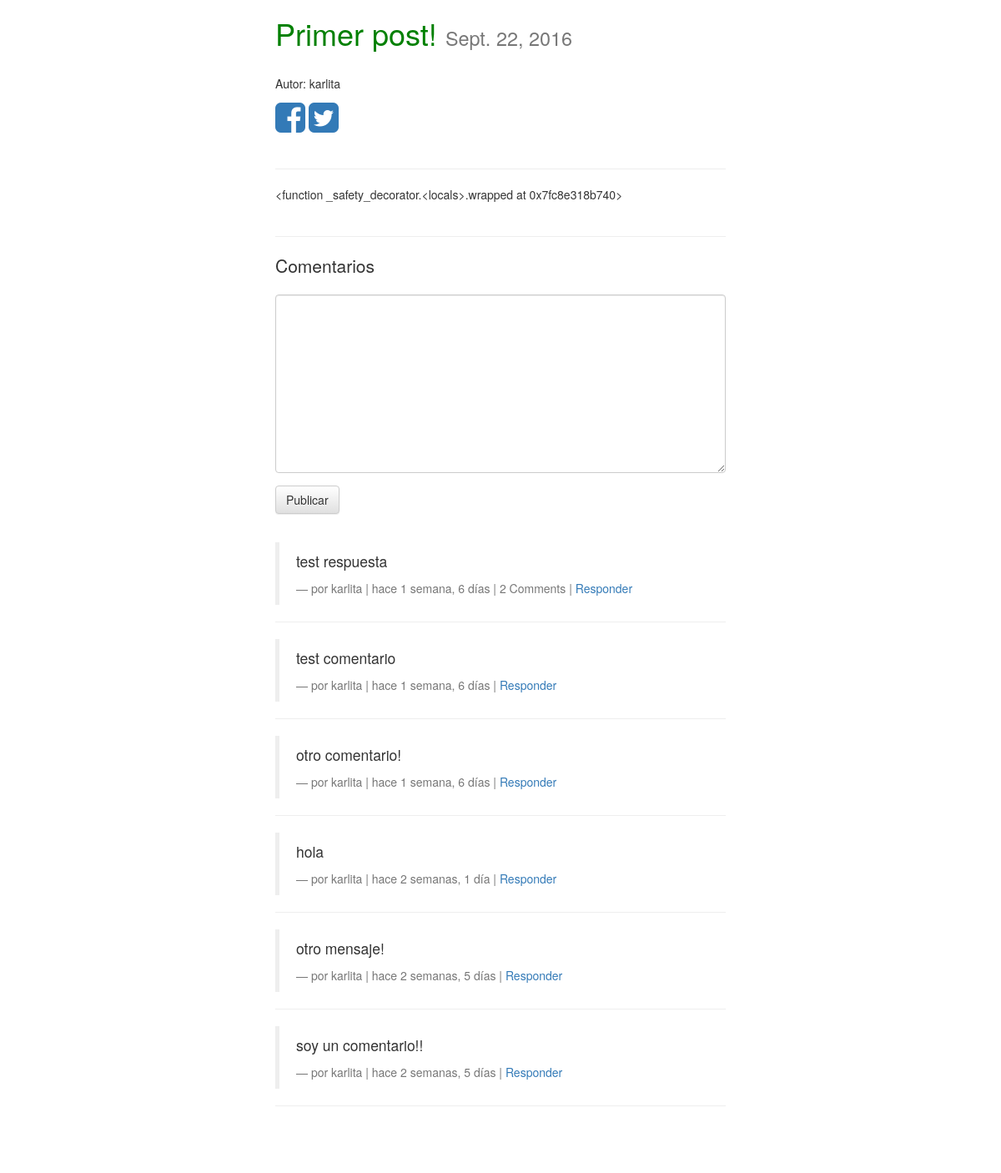
The page /posts/primer-post/ (signed in) on the database its author committed.
### posts/models.py (models this page shows, shortened)
class Post(models.Model):
	user = models.ForeignKey(settings.AUTH_USER_MODEL, default=1)
	titulo = models.CharField(max_length=150)
	slug = models.SlugField(unique=True)
	imagen = models.ImageField(upload_to=upload_location,
			null=True,
			blank=True,
			height_field="height_field",
			width_field="width_field")
	height_field = models.IntegerField(default=0)
	width_field = models.IntegerField(default=0)
	contenido = models.TextField()
	draft = models.BooleanField(default=False)
	publish = models.DateField(auto_now=False, auto_now_add=False)
	timestamp = models.DateTimeField(auto_now_add=True, auto_now=False)
	actualizado = models.DateTimeField(auto_now_add=False, auto_now=True)
	objects = PostManager()
	class Meta:
		ordering = ["-timestamp", "-actualizado"]
	def get_markdown(self):
		contenido = self.contenido
		markdown_text = markdown(contenido)
		return mark_safe(markdown_text)
	@property
	def comments(self):
		instance = self
		qs = Comment.objects.filter_by_instance(instance)
		return qs
	@property
	def get_content_type(self):
		instance = self
		content_type = ContentType.objects.get_for_model(instance.__class__)
		return content_type

### comments/models.py (models this page shows, shortened)
class Comment(models.Model):
	user = models.ForeignKey(settings.AUTH_USER_MODEL, default=1)
	content_type = models.ForeignKey(ContentType, on_delete=models.CASCADE)
	object_id = models.PositiveIntegerField()
	content_object = GenericForeignKey('content_type', 'object_id')
	parent = models.ForeignKey("self", null=True, blank=True)
	content = models.TextField()
	timestamp = models.DateTimeField(auto_now_add=True)
	objects = CommentManager()
	class Meta:
		ordering = ["-timestamp"]
	def children(self): #respuestas(reply)
		return Comment.objects.filter(parent=self)

### posts/views.py (the view, shortened to what this page needs)
# urls.py: url(r'^(?P<slug>[\w-]+)/$', views.post_detail, name='detail'),
def post_detail(request, slug=None):
	instance = get_object_or_404(Post, slug=slug)
	if instance.publish > timezone.now().date() or instance.draft:
		if not request.user.is_staff or not request.user.is_superuser:
			raise Http404
	share_string = quote_plus(instance.titulo)
	initial_data = {
		"content_type": instance.get_content_type,
		"object_id": instance.id,
	}
	form = CommentForm(request.POST or None, initial=initial_data)
	comments = instance.comments #Comment.objects.filter_by_instance(instance)
	context = {
		"titulo": instance.titulo,
		"instance": instance,
		"share_string": share_string,
		"comments": comments,
		"comment_form": form,
	}
	return render(request, "post_detail.html", context)

### comments/forms.py
class CommentForm(forms.Form):
	content_type	= forms.CharField(widget=forms.HiddenInput)
	object_id		= forms.IntegerField(widget=forms.HiddenInput)
	content 		= forms.CharField(label='', widget=forms.Textarea)

### comments/models.py (called while the page is built)
	def filter_by_instance(self, instance):
		content_type = ContentType.objects.get_for_model(instance.__class__)
		obj_id = instance.id
		qs = super(CommentManager, self).filter(content_type=content_type, object_id=obj_id).filter(parent=None)
		return qs

### posts/templatetags/urlify.py (called while the page is built)
@register.filter
def urlify(value):
	return quote_plus(value)

### templates/post_detail.html (shortened to what this page needs)
{% extends "base.html" %}
{% load urlify %}
{% load crispy_forms_tags %}
{% block content %}
<div class='col-sm-6 col-sm-offset-3'>
<h1>{{ titulo }}  <small>{% if instance.draft %} <span style='color:red;'>DRAFT</span> {% endif %}
{{ instance.publish }}</small></h1><br>
	{% if instance.user.get_full_name %}
	<p>Autor: {{ instance.user.get_full_name }}</p>
	{% else %}
	<p>Autor: {{ instance.user }}</p>
	{% endif %}
<a href="https://www.facebook.com/sharer/sharer.php?u={{ request.build_absolute_uri }}">
<i class="fa fa-facebook-square fa-3x" aria-hidden="true"></i></a>
<a href="https://twitter.com/home?status={{ instance.titulo|urlify }} {{ request.build_absolute_uri }}">
<i class="fa fa-twitter-square fa-3x" aria-hidden="true"></i></a>
<br/><br/><hr/>
<div class='row'>
<div class='col-sm-12'>
<div class='post-detail-art'>{{ instance.get_markdown }}</div>
<br/><hr/>
<div>
<p class='lead'>Comentarios</p>
<form method="POST" action='.'>{% csrf_token %}
	{{ comment_form|crispy }}
	<input type='submit' value='Publicar' class='btn btn-default' />
</form>
<br/>
{% for comment in comments %}
<blockquote>
	<p>{{ comment.content }}</p>
	<footer>por {{ comment.user }} | hace {{ comment.timestamp|timesince }} | {% if comment.children.count > 0 %}{{ comment.children.count }} Comment{% if comment.children.count > 1 %}s{% endif %} | {% endif %}<a class='comment-reply-btn' href='#'>Responder</a></footer>
</blockquote>
<hr/>
{% endfor %}
</div>
<br/>
<br><br>
</div>
</div>
{% endblock %}

### static/css/base.css (style rules this page uses)
h1 { color:green; }

### rows shown on the page
Post: titulo "Primer post!", publish "Sept. 22, 2016", user "karlita", get_markdown "<function _safety_decorator.<locals>.wrapped at 0x7fc8e318b740>"
Comment: content "test respuesta", user "karlita", timestamp "1 semana, 6 días", children.count "2"
Comment: content "test comentario", user "karlita", timestamp "1 semana, 6 días"
Comment: content "otro comentario!", user "karlita", timestamp "1 semana, 6 días"
Comment: content "hola", user "karlita", timestamp "2 semanas, 1 día"
Comment: content "otro mensaje!", user "karlita", timestamp "2 semanas, 5 días"
Comment: content "soy un comentario!!", user "karlita", timestamp "2 semanas, 5 días"
